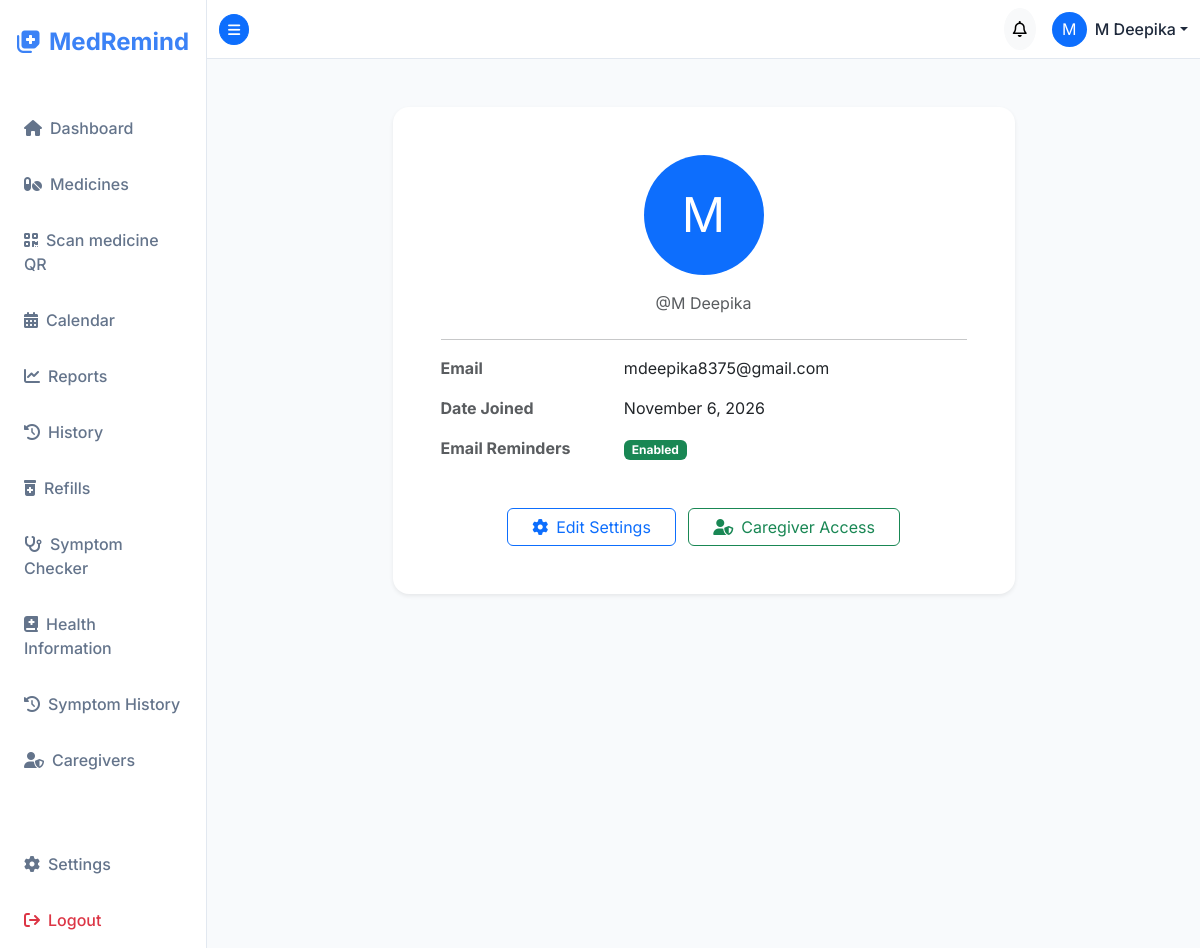
The page /accounts/profile/ (signed in) on the database its author committed.
### accounts/models.py (models this page shows, shortened)
class User(AbstractUser):
    username = models.CharField(
        max_length=150,
        unique=True,
        help_text="Required. 150 characters or fewer. Letters, digits, spaces and @/./+/-/_ only.",
        validators=[SpaceAllowedUsernameValidator()],
        error_messages={
            "unique": "A user with that username already exists.",
        },
    )
    phone_number = models.CharField(max_length=20, blank=True, null=True)
    profile_picture = models.ImageField(upload_to='profiles/', blank=True, null=True)
    dark_mode = models.BooleanField(default=False)
    language = models.CharField(max_length=10, default='en')
    time_format = models.CharField(max_length=10, default='12h', choices=[('12h', '12 Hour'), ('24h', '24 Hour')])
    sound_enabled = models.BooleanField(default=True)
    desktop_notifications_enabled = models.BooleanField(default=True)
    email_notifications_enabled = models.BooleanField(default=True)
    sms_notifications_enabled = models.BooleanField(default=False)
    sms_phone_number = models.CharField(max_length=20, blank=True, null=True)

### accounts/views.py (the view)
# urls.py: path('profile/', views.profile, name='profile'),
@login_required
def profile(request):
    caregivers = FamilyAccess.objects.filter(user=request.user, is_active=True)
    return render(request, 'accounts/profile.html', {'caregivers': caregivers})

### templates/accounts/profile.html (shortened to what this page needs)
{% extends 'base.html' %}
{% load crispy_forms_tags %}
{% block content %}
<div class="row justify-content-center">
    <div class="col-md-8">
        <div class="card shadow-sm border-0 mt-4">
            <div class="card-body p-5">
                <div class="text-center mb-4">
                    {% if user.profile_picture %}
                        <img src="{{ user.profile_picture.url }}" class="rounded-circle mb-3" width="120" height="120" style="object-fit: cover;">
                    {% else %}
                        <div class="bg-primary text-white rounded-circle d-flex justify-content-center align-items-center mx-auto mb-3" style="width: 120px; height: 120px; font-size: 3rem;">
                            {{ user.username|make_list|first|upper }}
                        </div>
                    {% endif %}
                    <p class="text-muted">@{{ user.username }}</p>
                </div>
                <hr>
                <div class="row mb-3">
                    <div class="col-sm-4 fw-bold text-muted">Email</div>
                    <div class="col-sm-8">{{ user.email|default:"Not provided" }}</div>
                </div>
                <div class="row mb-3">
                    <div class="col-sm-4 fw-bold text-muted">Date Joined</div>
                    <div class="col-sm-8">{{ user.date_joined|date:"F j, Y" }}</div>
                </div>
                <div class="row mb-3">
                    <div class="col-sm-4 fw-bold text-muted">Email Reminders</div>
                    <div class="col-sm-8">
                        {% if user.email_notifications_enabled %}
                            <span class="badge bg-success">Enabled</span>
                        {% else %}
                            <span class="badge bg-danger">Disabled</span>
                        {% endif %}
                    </div>
                </div>
                <div class="text-center mt-5">
                    <a href="{% url 'settings' %}" class="btn btn-outline-primary px-4"><i class="fa-solid fa-gear me-2"></i>Edit Settings</a>
                    <a href="{% url 'caregiver_access' %}" class="btn btn-outline-success px-4 ms-2"><i class="fa-solid fa-user-shield me-2"></i>Caregiver Access</a>
                </div>
            </div>
        </div>
    </div>
</div>
{% endblock %}

### templates/base.html (shortened to what this page needs)
<!DOCTYPE html>
{% load static %}
<html lang="en">
<head>
    <link href="https://cdn.jsdelivr.net/npm/bootstrap@5.3.2/dist/css/bootstrap.min.css" rel="stylesheet">
    <link rel="stylesheet" href="https://cdnjs.cloudflare.com/ajax/libs/font-awesome/6.4.2/css/all.min.css">
    <link rel="stylesheet" href="{% static 'css/styles.css' %}">
</head>
<body class="{% if user.is_authenticated and user.dark_mode %}dark-mode{% endif %}">
    {% if user.is_authenticated %}
    <div class="d-flex" id="wrapper">
        <div class="sidebar" id="sidebar-wrapper">
            <div class="sidebar-heading text-center py-4 fs-4 fw-bold text-primary">
                <i class="fa-solid fa-notes-medical me-2"></i>MedRemind
            </div>
            <div class="list-group list-group-flush mt-3">
                <a href="{% url 'dashboard' %}" class="list-group-item list-group-item-action bg-transparent {% if request.resolver_match.url_name == 'dashboard' %}active{% endif %}">
                    <i class="fa-solid fa-house me-2"></i>Dashboard
                </a>
                <a href="{% url 'medicine_list' %}" class="list-group-item list-group-item-action bg-transparent {% if 'medicine' in request.resolver_match.url_name %}active{% endif %}">
                    <i class="fa-solid fa-pills me-2"></i>Medicines
                </a>
                <a href="{% url 'medicine_qr_scanner' %}" class="list-group-item list-group-item-action bg-transparent {% if request.resolver_match.url_name == 'medicine_qr_scanner' %}active{% endif %}">
                    <i class="fa-solid fa-qrcode me-2"></i>Scan medicine QR
                </a>
                <a href="{% url 'calendar' %}" class="list-group-item list-group-item-action bg-transparent {% if request.resolver_match.url_name == 'calendar' %}active{% endif %}">
                    <i class="fa-solid fa-calendar-days me-2"></i>Calendar
                </a>
                <a href="{% url 'reports' %}" class="list-group-item list-group-item-action bg-transparent {% if request.resolver_match.url_name == 'reports' %}active{% endif %}">
                    <i class="fa-solid fa-chart-line me-2"></i>Reports
                </a>
                <a href="{% url 'medicine_history' %}" class="list-group-item list-group-item-action bg-transparent {% if request.resolver_match.url_name == 'medicine_history' %}active{% endif %}">
                    <i class="fa-solid fa-clock-rotate-left me-2"></i>History
                </a>
                <a href="{% url 'refill_tracking' %}" class="list-group-item list-group-item-action bg-transparent {% if request.resolver_match.url_name == 'refill_tracking' %}active{% endif %}">
                    <i class="fa-solid fa-prescription-bottle-medical me-2"></i>Refills
                </a>
                <a href="{% url 'symptoms:checker' %}" class="list-group-item list-group-item-action bg-transparent {% if request.resolver_match.namespace == 'symptoms' and request.resolver_match.url_name == 'checker' %}active{% endif %}">
                    <i class="fa-solid fa-stethoscope me-2"></i>Symptom Checker
                </a>
                <a href="{% url 'symptoms:disease_list' %}" class="list-group-item list-group-item-action bg-transparent ">
                    <i class="fa-solid fa-book-medical me-2"></i>Health Information
                </a>
                <a href="{% url 'symptoms:assessment_history' %}" class="list-group-item list-group-item-action bg-transparent ">
                    <i class="fa-solid fa-clock-rotate-left me-2"></i>Symptom History
                </a>
                <a href="{% url 'caregiver_access' %}" class="list-group-item list-group-item-action bg-transparent {% if request.resolver_match.url_name == 'caregiver_access' %}active{% endif %}">
                    <i class="fa-solid fa-user-shield me-2"></i>Caregivers
                </a>
                <a href="{% url 'settings' %}" class="list-group-item list-group-item-action bg-transparent mt-5 {% if request.resolver_match.url_name == 'settings' %}active{% endif %}">
                    <i class="fa-solid fa-gear me-2"></i>Settings
                </a>
                <form action="{% url 'logout' %}" method="post" class="d-inline w-100">
                    <button type="submit" class="list-group-item list-group-item-action bg-transparent text-danger border-0 w-100 text-start">
                        <i class="fa-solid fa-arrow-right-from-bracket me-2"></i>Logout
                    </button>
                </form>
            </div>
        </div>
        <div id="page-content-wrapper">
            <nav class="navbar navbar-expand-lg topbar border-bottom">
                <div class="container-fluid">
                    <button class="btn btn-primary btn-sm rounded-circle" id="menu-toggle">
                        <i class="fa-solid fa-bars"></i>
                    </button>
                    <div class="ms-auto d-flex align-items-center">
                        <div class="dropdown me-3">
                            <button class="btn btn-light position-relative rounded-circle p-2 notification-btn" type="button" data-bs-toggle="dropdown">
                                <i class="fa-regular fa-bell"></i>
                            </button>
                        </div>
                        <div class="dropdown">
                            <a class="d-flex align-items-center text-decoration-none dropdown-toggle text-dark" href="#" role="button" data-bs-toggle="dropdown">
                                {% if user.profile_picture %}
                                    <img src="{{ user.profile_picture.url }}" class="rounded-circle me-2" width="35" height="35" style="object-fit: cover;">
                                {% else %}
                                    <div class="bg-primary text-white rounded-circle d-flex justify-content-center align-items-center me-2" style="width: 35px; height: 35px;">
                                        {{ user.username|make_list|first|upper }}
                                    </div>
                                {% endif %}
                                <span class="fw-medium">{{ user.username }}</span>
                            </a>
                        </div>
                    </div>
                </div>
            </nav>
            <div class="container-fluid p-4 main-content">
                {% block content %}{% endblock %}
            </div>
        </div>
    </div>
    {% else %}
        {% block auth_content %}{% endblock %}
    {% endif %}
</body>
</html>

### static/css/styles.css (style rules this page uses)
:root { --primary-color: #3b82f6; --primary-hover: #2563eb; --secondary-color: #10b981; --bg-color: #f8fafc; --sidebar-bg: #ffffff; --text-main: #1e293b; --text-muted: #64748b; --card-bg: #ffffff; --border-color: #e2e8f0; }
body { font-family: 'Inter', sans-serif; background-color: var(--bg-color); color: var(--text-main); overflow-x: hidden; transition: background-color 0.3s ease, color 0.3s ease; }
#wrapper { display: flex; width: 100%; align-items: stretch; }
#sidebar-wrapper { min-height: 100vh; width: 250px; background-color: var(--sidebar-bg); border-right: 1px solid var(--border-color); transition: margin 0.25s ease-out; }
.sidebar-heading { color: var(--primary-color) !important; }
.list-group-item { border: none; padding: 1rem 1.5rem; color: var(--text-muted); font-weight: 500; transition: all 0.2s; }
#page-content-wrapper { min-width: 100vw; width: 100%; }
.topbar { background-color: var(--sidebar-bg); border-color: var(--border-color) !important; }
.dropdown-toggle.text-dark { color: var(--text-main) !important; }
.card { background-color: var(--card-bg); border: 1px solid var(--border-color); border-radius: 16px; box-shadow: 0 4px 6px -1px rgba(0, 0, 0, 0.05), 0 2px 4px -1px rgba(0, 0, 0, 0.03); transition: transform 0.2s, box-shadow 0.2s; }
@media (min-width: 768px) { #page-content-wrapper { min-width: 0; width: 100%; } }

### rows shown on the page
User: username|make_list "M", username "M Deepika", email "mdeepika8375@gmail.com", date_joined "November 6, 2026"
